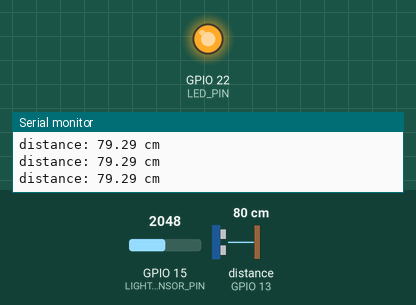
A sketch run on a simulated ESP32. Shown: output pins drawn as LEDs (lit = HIGH), the last lines printed to the serial monitor. Wiring (inferred from the names in the program): ultrasonic range finder: trigger GPIO 23; echo GPIO 13. Inputs (shaded band) come from the test bench; at power-on: distance to the obstacle (sensor on GPIO 13) 80 cm, GPIO 15 (LIGHT_SENSOR_PIN) = 2048. The echo pulse lasts 58.3 µs per cm; pins used as bus, display or sensor lines are not drawn.

Above: at 1.3 s.
1.4 s: distance to the obstacle (sensor on GPIO 13) set to 199 cm
2.9 s: distance to the obstacle (sensor on GPIO 13) set to 204 cm
At 3.3 s:
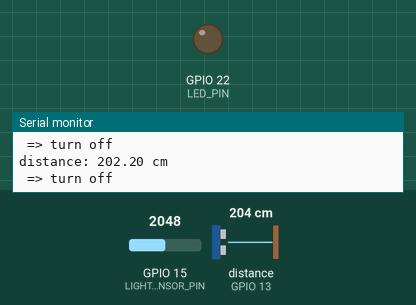
4.5 s: distance to the obstacle (sensor on GPIO 13) set to 2 cm
At 5.1 s:
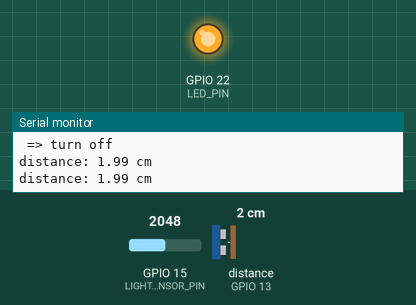
Timing chart, 0 to 7.5 s (numbered marks = the images above; inputs shaded):
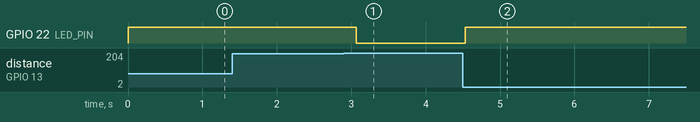

Measured:
- the behaviour switches between 201 and 202 cm on distance to the obstacle (sensor on GPIO 13) (found by bisection; images 0 and 1)
- after the input at 2.9 s, GPIO 22 (LED_PIN): HIGH → LOW after 0.17 s
- after the input at 4.5 s, GPIO 22 (LED_PIN): LOW → HIGH at once

The sketch:

sketch_nov21a.ino
```cpp
/*
 * This ESP32 code is created by esp32io.com
 *
 * This ESP32 code is released in the public domain
 *
 * For more detail (instruction and wiring diagram), visit https://esp32io.com/tutorials/esp32-light-sensor
 */

// constants won't change
#define LIGHT_SENSOR_PIN  15  // ESP32 pin GIOP36 (ADC0) connected to light sensor for taking input
#define LED_PIN           22  // ESP32 pin GIOP22 connected to LED //output
#define ANALOG_THRESHOLD  500

#define TRIG_PIN 23 // ESP32 pin GIOP23 connected to Ultrasonic Sensor's TRIG pin
#define ECHO_PIN 13 // ESP32 pin GIOP13 connected to Ultrasonic Sensor's ECHO pin
bool  flag = false;

float duration_us, distance_cm;

void setup() {

   Serial.begin (9600);
   pinMode(LED_PIN, OUTPUT); // set ESP32 pin to output mode for ldr
  // configure the trigger pin to output mode for ultrasonic . this will send the pulses outwards
  pinMode(TRIG_PIN, OUTPUT);
  // output of ldr is input for ultrasonic
  pinMode(ECHO_PIN, INPUT);


}

void loop() {
  int analogValue = analogRead(LIGHT_SENSOR_PIN); // read the value on analog pin //takes in the input od ldr sensor

  if (analogValue > ANALOG_THRESHOLD){ // ultrasonic senosr begin the work i.e if thresold value is less // light need to be ON

   // generate 10-microsecond pulse to TRIG pin //this will send the pulses outwards at 10sec
  digitalWrite(TRIG_PIN, HIGH);
  delayMicroseconds(20);
  digitalWrite(TRIG_PIN, LOW);

  // measure duration of pulse from ECHO pin
  duration_us = pulseIn(ECHO_PIN, HIGH);

  // calculate the distance
  distance_cm = 0.017 * duration_us;
   if(distance_cm<200){
    flag=true;
     digitalWrite(LED_PIN, HIGH); // turn on LED
     Serial.print("distance: ");
  Serial.print(distance_cm);
  Serial.println(" cm");
  delay(500);

  }

  else
   { digitalWrite(LED_PIN, LOW);
    Serial.print("distance: ");
  Serial.print(distance_cm);
  Serial.println(" cm");
    Serial.println(" => turn off");
   } // turn off LED
}
}
```
